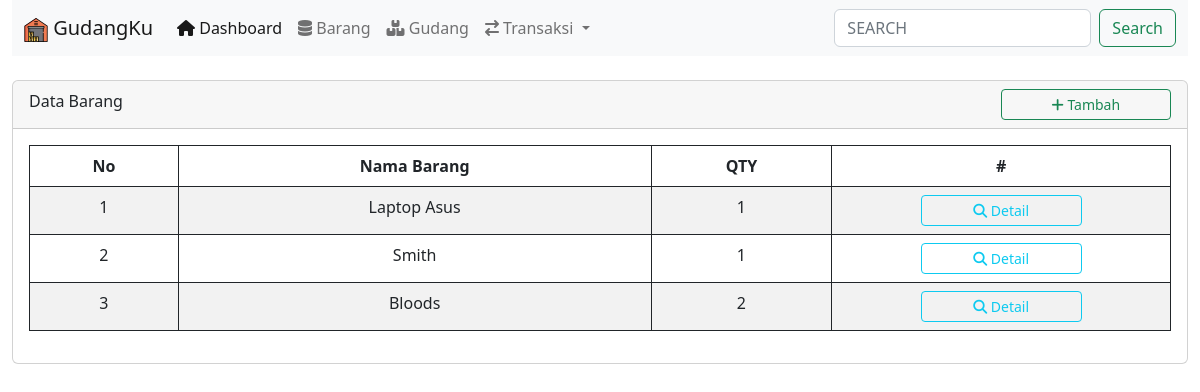
The app's page /pages/barang.php, older data.
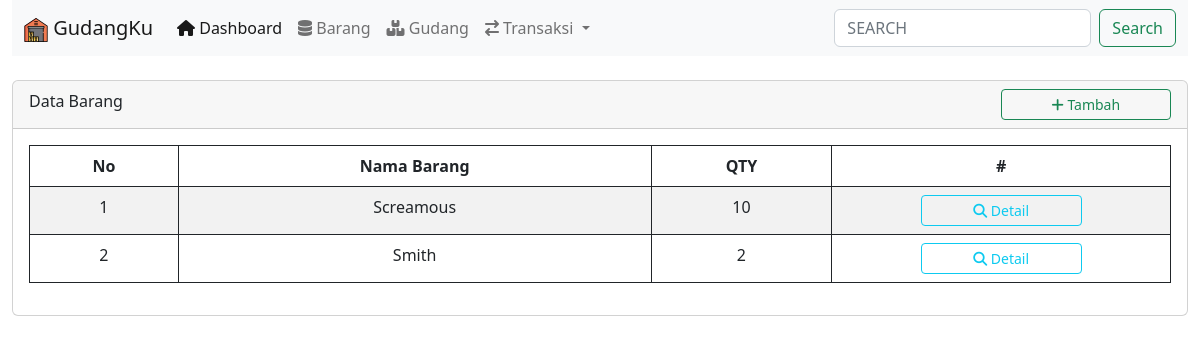
The same page, newer data.
### tables this page shows
CREATE TABLE IF NOT EXISTS `barang` (
`id` int(11) NOT NULL,
  `nama` varchar(100) NOT NULL,
  `kategori` varchar(100) NOT NULL,
  `qty` int(11) NOT NULL,
  `id_gudang` int(11) NOT NULL,
  `harga` bigint(20) NOT NULL,
  `status` enum('P','Y','N') NOT NULL
);

### config.php (called while the page is built, shortened)
<?php
class config{
	function data_barang(){
		$data = mysql_query("select * from barang");
		while($d = mysql_fetch_array($data)){
			$hasil[] = $d;
		}
		return $hasil;
	}
}
?>

### pages/barang.php (the view)
<?php include '../struktur/head.php' ?>
<div class="container-fluid">
	<div class="form-group row">
		<div class="col-md-12">
			<div class="card">
				<div class="card-header">
					<div class="form-group row">
						<div class="col-md-10">
							Data Barang
						</div>
						<div class="col-md-2">
							<a href="tambah_barang.php" class="btn btn-outline-success btn-sm col-md-12"><i class="fas fa-plus"></i> Tambah</a>
						</div>
					</div>
				</div>
				<div class="card-body">
					<div class="col-md-12">
						<table class="table table-striped table-bordered border-dark">
						  <thead>
						    <tr>
						      <th class="text-center">No</th>
						      <th class="text-center">Nama Barang</th>
						      <th class="text-center">QTY</th>
						      <th class="text-center">#</th>
						    </tr>
						  </thead>
						  <tbody>
						  	<?php
								include '../config.php';
								$db = new config();
								$no = 1;
								foreach ($db->data_barang() as $result) {
						  	?>
						    <tr>
						      <td class="text-center"><?php echo $no++; ?></td>
						      <td class="text-center"><?php echo $result['nama']; ?></td>
						      <td class="text-center"><?php echo $result['qty']; ?></td>
						      <td class="text-center"><a href="detail_barang.php?id=<?=$result['id']?>" class="btn btn-outline-info btn-sm col-md-6"><i class="fas fa-search"></i> Detail</a></td>
						    </tr>
							<?php } ?>
						  </tbody>
						</table>
					</div>
				</div>
			</div>
		</div>
	</div>
</div>
<?php include '../struktur/foot.php' ?>

Row changes from the older to the newer data that the page shows:
removed barang: nama "Bloods", qty "2"
changed barang: nama "Laptop Asus" → "Screamous"; qty "1" → "10"
changed barang "Smith": qty "1" → "2"
